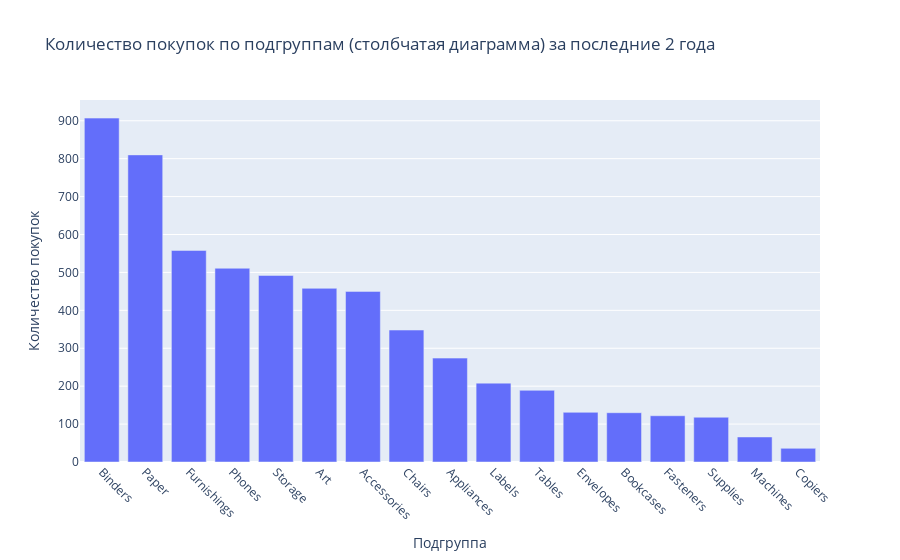

The code cell stored with this chart in its notebook:
### Markdown cell above
Найдём наиболее популярные категории за последние 2 года:

### Code cell
# Найдём количество покупок по каждой категории
category_agg_2 = test_df_last_2_years['sub-category'].value_counts()

# Столбчатая диаграмма: индекс - категория, значение - количество
fig = px.bar(x=category_agg_2.index, y=category_agg_2.values, 
              title='Количество покупок по подгруппам (столбчатая диаграмма) за последние 2 года')

fig.update_xaxes(tickangle=45)
fig.update_layout(xaxis_title="Подгруппа", 
                  yaxis_title="Количество покупок")
fig.show()

display(category_agg_2)

### Figure 1 — Plotly figure (JSON) as saved in the notebook; plotly's stock layout.template omitted (floating-point values rounded to 4 significant figures)
{"data": [{"alignmentgroup": "True", "hovertemplate": "x=%{x}<br>y=%{y}<extra></extra>", "legendgroup": "", "marker": {"color": "#636efa", "pattern": {"shape": ""}}, "name": "", "offsetgroup": "", "orientation": "v", "showlegend": false, "textposition": "auto", "type": "bar", "x": ["Binders", "Paper", "Furnishings", "Phones", "Storage", "Art", "Accessories", "Chairs", "Appliances", "Labels", "Tables", "Envelopes", "Bookcases", "Fasteners", "Supplies", "Machines", "Copiers"], "xaxis": "x", "y": [907, 810, 558, 511, 492, 458, 450, 348, 274, 208, 189, 131, 130, 122, 118, 66, 36], "yaxis": "y"}], "layout": {"barmode": "relative", "legend": {"tracegroupgap": 0}, "title": {"text": "Количество покупок по подгруппам (столбчатая диаграмма) за последние 2 года"}, "xaxis": {"anchor": "y", "domain": [0, 1], "tickangle": 45, "title": {"text": "Подгруппа"}}, "yaxis": {"anchor": "x", "domain": [0, 1], "title": {"text": "Количество покупок"}}}}
